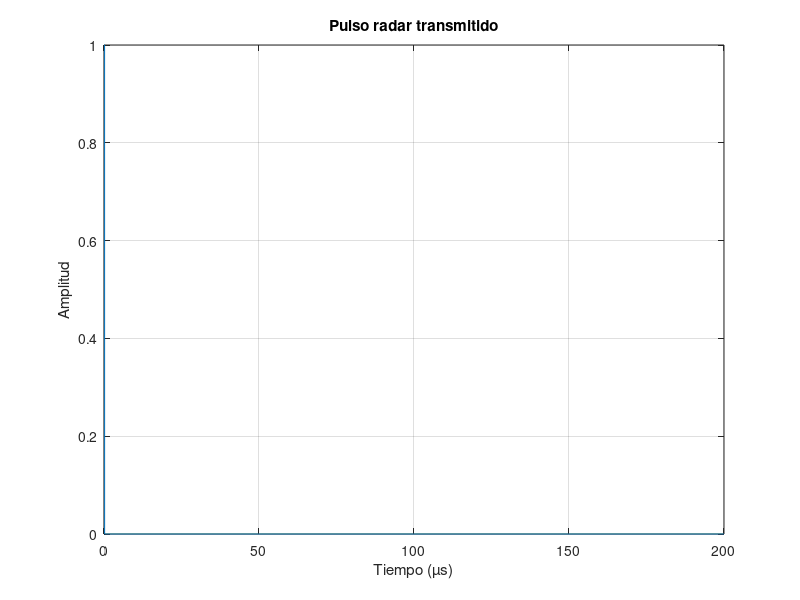
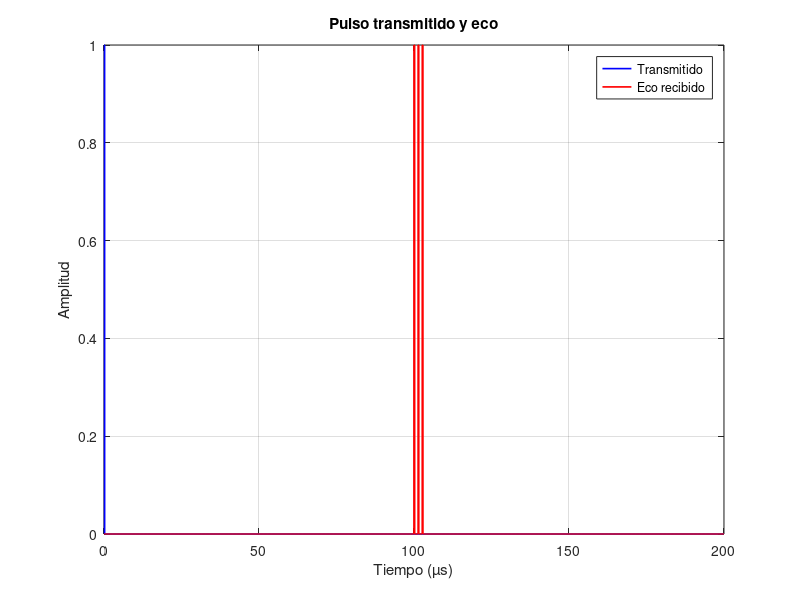
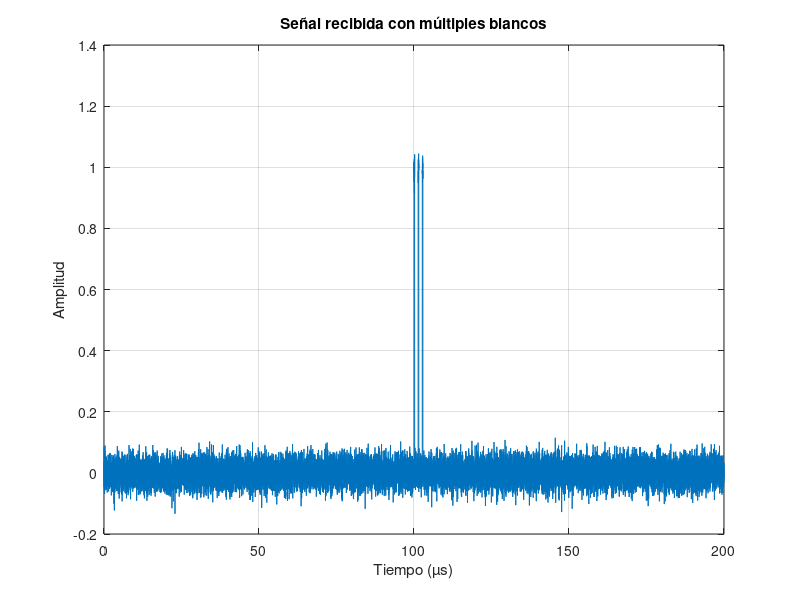
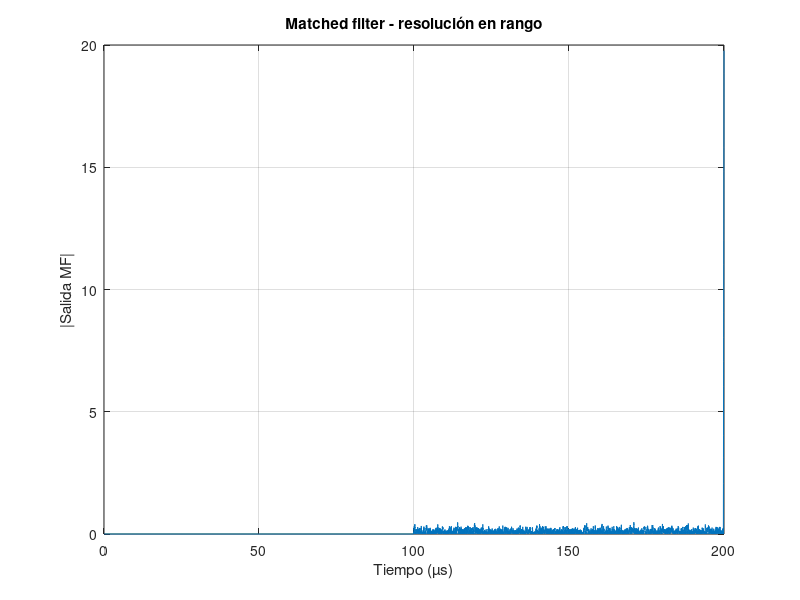

Write the MATLAB code that produced these figures, in order.
% 1. DEFINICION DE CTES

c = 3e8;  % vel luz

% 2. GENERACION PULSO RADAR

fc = 3e9;   % frecuencia portadora (Hz)
fs = 100e6; % frecuecnia de muestreo (Hz)
Tp = 0.2e-6    % ancho del pulso (s)

t = 0:1/fs:200e-6;  % ventana suficintemente grande para ver el eco

tx_pulse = rectpuls(t - Tp/2, Tp); % pulso rectangular

% Visualización pulso rectangular (pulso corto y limpio--> mejor resolucion
% en rango)

figure
plot(t*1e6, tx_pulse)      
xlabel('Tiempo (µs)')
ylabel('Amplitud')
title('Pulso radar transmitido') 
grid on

%3. SIMULACION DEL BLANCO

R_targets = [15e3 15.2e3 15.4e3];  % rango del blanco

rx_echo = zeros(size(t));  % inicializamos señal recibida

for k = 1:length(R_targets) % generar ecos individuales
    tau_k = 2 * R_targets(k) /c;
    rx_echo = rx_echo + rectpuls(t - tau_k - Tp/2, Tp);
end


% comparacion visual

figure
plot(t*1e6, tx_pulse, 'b', 'LineWidth', 1.2)
hold on
plot(t*1e6, rx_echo, 'r', 'LineWidth', 1.2)
xlabel('Tiempo (µs)')
ylabel('Amplitud')
legend('Transmitido','Eco recibido')
title('Pulso transmitido y eco')
grid on

% 4. AÑADIMOS RUIDO

SNR_dB = 5;  %Ruido termico. Radar con SNR bajo (realista)
rx_signal = awgn(rx_echo, SNR_dB, 'measured');

% visualizacion

figure
plot(t*1e6, rx_signal)
xlabel('Tiempo (µs)')
ylabel('Amplitud')
title('Señal recibida con múltiples blancos')
grid on

% 5. MATCHED FILTER--> Maximiza SNR

matched_filter = fliplr(tx_pulse);  % invierte el pulso en el tiempo
mf_output = conv(rx_signal, matched_filter, 'same');  % "busca" la forma del pulso en el ruido   

% visualizacion

figure
plot(t*1e6, abs(mf_output))
xlabel('Tiempo (µs)')
ylabel('|Salida MF|')
title('Matched filter - resolución en rango')
grid on

% 7. ESTIMACION DEL RANGO

[~, idx] = max(abs(mf_output));  % encontrar el pico
tau_est = t(idx); 

R_est = c * tau_est / 2;         % calcular rango estimado

fprintf('Rango estimado: %.2f km\n', R_est/1e3);  % resultado
